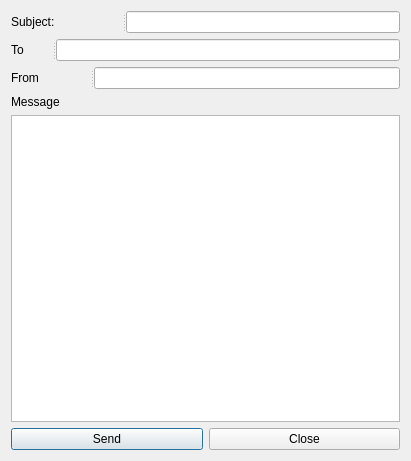
<?xml version="1.0" encoding="UTF-8"?>
<ui version="4.0">
 <class>Dialog</class>
 <widget class="QDialog" name="Dialog">
  <property name="geometry">
   <rect>
    <x>0</x>
    <y>0</y>
    <width>411</width>
    <height>461</height>
   </rect>
  </property>
  <property name="windowTitle">
   <string>Dialog</string>
  </property>
  <layout class="QGridLayout" name="gridLayout_2">
   <item row="0" column="0">
    <layout class="QGridLayout" name="gridLayout">
     <item row="2" column="0">
      <widget class="QSplitter" name="splitter_3">
       <property name="orientation">
        <enum>Qt::Horizontal</enum>
       </property>
       <widget class="QLabel" name="label_3">
        <property name="text">
         <string>From</string>
        </property>
       </widget>
       <widget class="QLineEdit" name="lineEdit_3"/>
      </widget>
     </item>
     <item row="0" column="0">
      <widget class="QSplitter" name="splitter">
       <property name="orientation">
        <enum>Qt::Horizontal</enum>
       </property>
       <widget class="QLabel" name="label">
        <property name="text">
         <string>Subject:</string>
        </property>
       </widget>
       <widget class="QLineEdit" name="lineEdit"/>
      </widget>
     </item>
     <item row="1" column="0">
      <widget class="QSplitter" name="splitter_2">
       <property name="orientation">
        <enum>Qt::Horizontal</enum>
       </property>
       <widget class="QLabel" name="label_2">
        <property name="text">
         <string>To</string>
        </property>
       </widget>
       <widget class="QLineEdit" name="lineEdit_2"/>
      </widget>
     </item>
    </layout>
   </item>
   <item row="1" column="0">
    <layout class="QVBoxLayout" name="verticalLayout">
     <item>
      <widget class="QLabel" name="label_4">
       <property name="text">
        <string>Message</string>
       </property>
      </widget>
     </item>
     <item>
      <widget class="QTextEdit" name="textEdit"/>
     </item>
    </layout>
   </item>
   <item row="2" column="0">
    <layout class="QHBoxLayout" name="horizontalLayout">
     <item>
      <widget class="QPushButton" name="pushButton">
       <property name="text">
        <string>Send</string>
       </property>
      </widget>
     </item>
     <item>
      <widget class="QPushButton" name="pushButton_2">
       <property name="text">
        <string>Close</string>
       </property>
      </widget>
     </item>
    </layout>
   </item>
  </layout>
 </widget>
 <layoutdefault spacing="6" margin="11"/>
 <resources/>
 <connections>
  <connection>
   <sender>pushButton_2</sender>
   <signal>clicked()</signal>
   <receiver>Dialog</receiver>
   <slot>close()</slot>
   <hints>
    <hint type="sourcelabel">
     <x>350</x>
     <y>448</y>
    </hint>
    <hint type="destinationlabel">
     <x>209</x>
     <y>457</y>
    </hint>
   </hints>
  </connection>
 </connections>
</ui>
